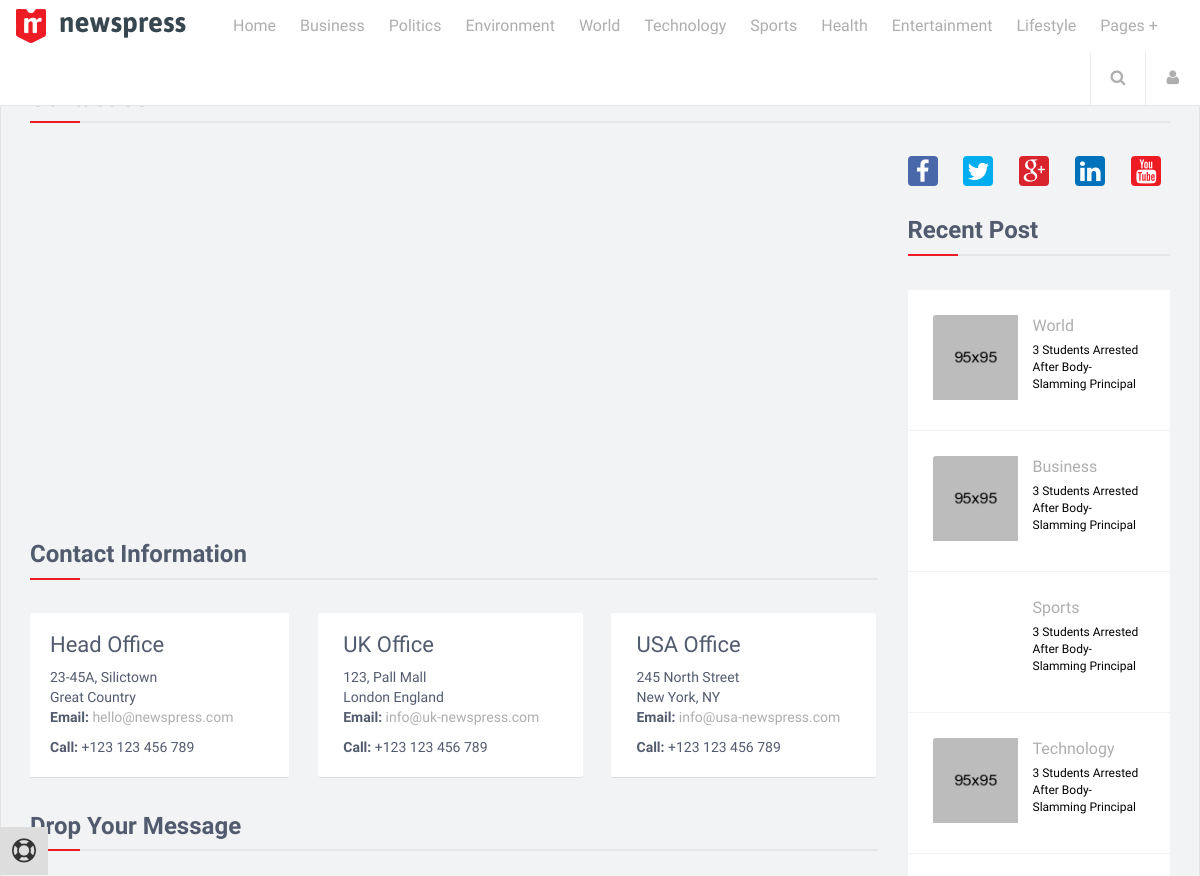
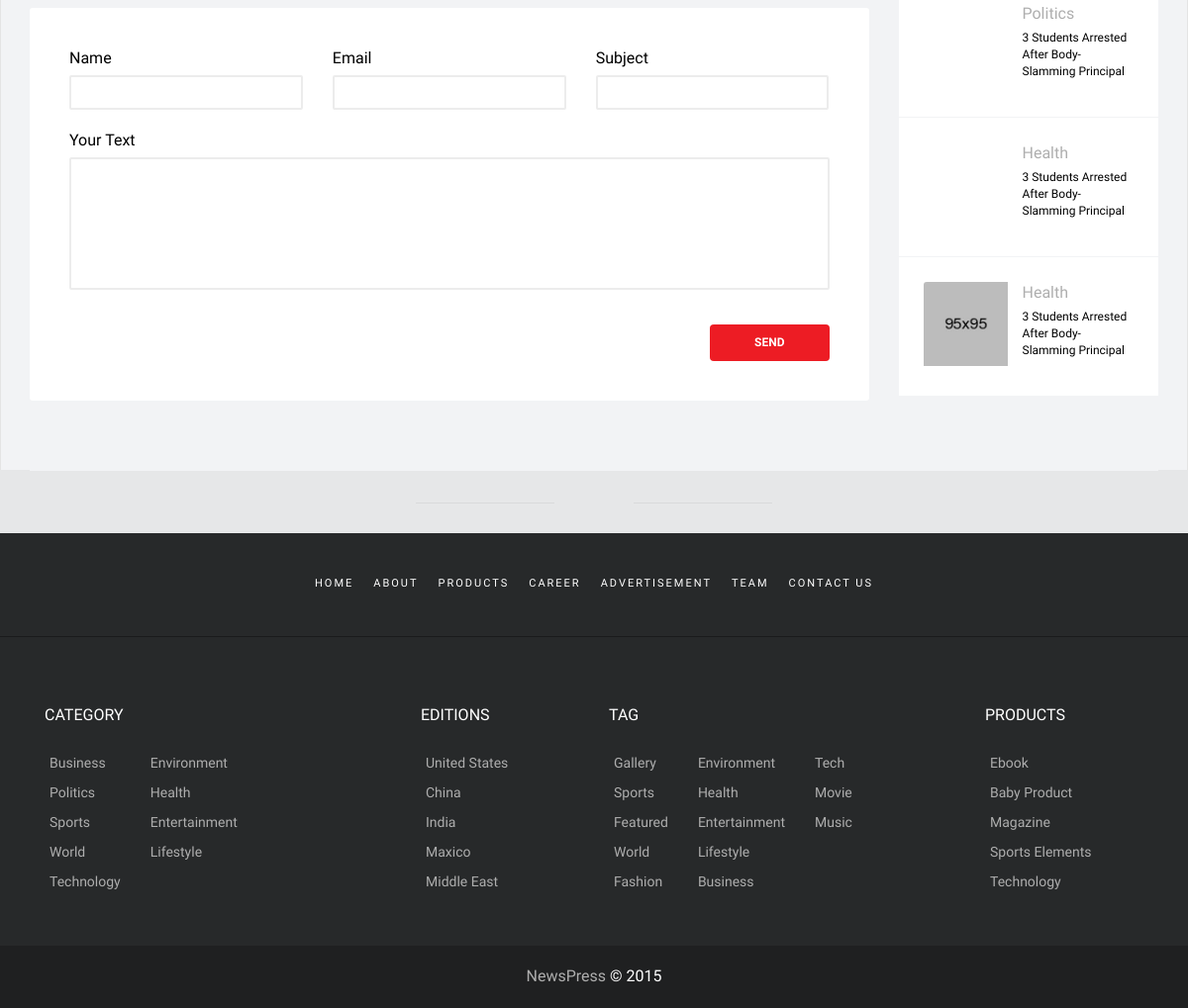
Page /contact/ on the committed database (2 pictures, top to bottom).
### contactapp/models.py (models this page shows, shortened)
class Contact(models.Model):
    name = models.TextField(verbose_name='Название офиса', blank='False', null=False)
    address_city = models.TextField(verbose_name='Индекс, город', blank='True', null=True)
    address_street = models.TextField(verbose_name='Улица, дом', blank='True', null=True)
    mail = models.TextField(verbose_name='Email', blank='True', null=True)
    phone = models.TextField(verbose_name='Телефон', blank='True', null=True)
    class Meta:
        db_table = 'contact'
        verbose_name = 'Контакт'
        verbose_name_plural = 'Контакты'
        ordering = ['name']

### contactapp/views.py (the view)
# urls.py: url(r'^contact/', contactapp.contact, name='contact'),
def contact(request):
    context = {
        'title': 'Контакты | {}'.format(site.sitename),
        'menu_links': 'menu_links',
        'contact_list': contact_list
    }
    return render(request, 'contactapp/contact.html', context)

### contactapp/templates/contactapp/contact.html
{% extends 'contactapp/base.html' %}
{% load staticfiles %}
{% block content %}
		<div class="container">
			<div class="page-breadcrumbs">
				<h1 class="section-title title">Contact Us</h1>
			</div>
			<div class="row">
				<div class="col-sm-8 col-md-9">
					<div class="contact-us">
						<div class="map-section">
							<div id="gmap"></div>
						</div>
						<div class="contact-info">
							<h1 class="section-title title">Contact Information</h1>
							<ul class="list-inline">
                            {% for contact in contact_list %}
                                <li>
                                    <h2>{{ contact.name }}</h2>
                                    <address>
                                        {{ contact.address_city }}<br>{{ contact.address_street }}
                                        <p class="contact-mail"><strong>Email:</strong> <a href="#">{{ contact.mail }}</a></p>
                                        <p><strong>Call:</strong> {{ contact.phone }}</p>
                                    </address>
                                </li>
                            {% endfor %}
							</ul>
						</div>
						<div class="message-box">
							<h1 class="section-title title">Drop Your Message</h1>
							<form id="comment-form" name="comment-form" method="post">
								<div class="row">
									<div class="col-sm-4">
										<div class="form-group">
											<label for="name">Name</label>
											<input type="text" name="name" class="form-control" required="required">
										</div>
									</div>
									<div class="col-sm-4">
										<div class="form-group">
											<label for="email">Email</label>
											<input type="email" name="email" class="form-control" required="required">
										</div>
									</div>
									<div class="col-sm-4">
										<div class="form-group">
											<label for="subject">Subject</label>
											<input type="subject" name="subject" class="form-control">
										</div>
									</div>
									<div class="col-sm-12">
										<div class="form-group">
											<label for="comment" >Your Text</label>
											<textarea name="comment" id="comment" required="required" class="form-control" rows="5"></textarea>
										</div>
										<div class="text-right">
											<button type="submit" class="btn btn-primary">Send </button>
										</div>
									</div>
								</div>
							</form>
						</div>
					</div>
				</div>
				<div class="col-md-3 col-sm-4">
					<div id="sitebar">
						<div class="widget follow-us">
                            {% include 'contactapp/includes/widget_follow.html' %}
						</div>
						<div class="widget">
                            <h1 class="section-title title">Recent Post</h1>
                            {% include 'contactapp/includes/widget_recent_post.html' %}
						</div>
					</div>
				</div>
			</div>
		</div>
	</div>
{% endblock %}

### contactapp/templates/contactapp/base.html (shortened to what this page needs)
<!DOCTYPE html>
<html lang="en">
<head>
    {% block css %}
        <link href="/static/css/bootstrap.min.css" rel="stylesheet">
        <link href="/static/css/font-awesome.min.css" rel="stylesheet">
        <link href="/static/css/magnific-popup.css" rel="stylesheet">
        <link href="/static/css/owl.carousel.css" rel="stylesheet">
        <link href="/static/css/subscribe-better.css" rel="stylesheet">
        <link href="/static/css/main.css" rel="stylesheet">
        <link id="preset" rel="stylesheet" type="text/css" href="/static/css/presets/preset1.css">
        <link href="/static/css/responsive.css" rel="stylesheet">
    {% endblock %}
</head>
<body>
    <div id="main-wrapper" class="page">
        {% include 'contactapp/includes/inc_menu.html' %}
        {% block content %}
        {% endblock %}
    {% include 'contactapp/includes/inc_footer.html' %}
    {% block style %}
	<div class="style-chooser">
		<div class="style-chooser-inner">
			<a href="#" class="toggler"><i class="fa fa-life-ring fa-spin"></i></a>
		</div>
    </div>
    {% endblock %}
</body>
</html>

### contactapp/templates/contactapp/includes/inc_menu.html (shortened to what this page needs)
{% load staticfiles %}
<header id="navigation">
			<div class="navbar sticky-nav" role="banner">
				<div class="container-fluid">
					<div class="navbar-header">
						<a class="navbar-brand" href="index.html">
							<img class="main-logo img-responsive" src="/static/images/presets/preset1/logo.png" alt="logo">
						</a>
					</div>
					<nav id="mainmenu" class="navbar-left collapse navbar-collapse">
						<ul class="nav navbar-nav">
							<li class="home dropdown"><a href="javascript:void(0);" class="dropdown-toggle" data-toggle="dropdown">Home</a>
							</li>
							<li class="business dropdown"><a href="javascript:void(0);" class="dropdown-toggle" data-toggle="dropdown">Business</a>
							</li>
							<li class="politics dropdown"><a href="javascript:void(0);" class="dropdown-toggle" data-toggle="dropdown">Politics</a>
							</li>
							<li class="environment dropdown mega-dropdown"><a href="javascript:void(0);" class="dropdown-toggle" data-toggle="dropdown">Environment</a>
							</li>
							<li class="world dropdown mega-cat-dropdown">
								<a href="javascript:void(0);" class="dropdown-toggle" data-toggle="dropdown">World</a>
							</li>
							<li class="technology dropdown mega-cat-dropdown">
								<a href="javascript:void(0);" class="dropdown-toggle" data-toggle="dropdown">Technology</a>
							</li>
							<li class="sports"><a href="listing-sports.html">Sports</a></li>
							<li class="health"><a href="listing.html">Health</a></li>
							<li class="entertainment"><a href="listing.html">Entertainment</a></li>
							<li class="lifestyle"><a href="listing-life-style.html">Lifestyle</a></li>
							<li class="more dropdown"><a href="javascript:void(0);" class="dropdown-toggle" data-toggle="dropdown">Pages +</a>
							</li>
						</ul>
					</nav>
					<div class="searchNlogin">
						<ul>
							<li class="search-icon"><i class="fa fa-search"></i></li>
							<li class="dropdown user-panel"><a href="javascript:void(0);" class="dropdown-toggle" data-toggle="dropdown"><i class="fa fa-user"></i></a>
							</li>
						</ul>
					</div>
				</div>
			</div>
</header>

### contactapp/templates/contactapp/includes/widget_follow.html
{% load staticfiles %}
<ul class="list-inline social-icons">
	<li><a href="#"><i class="fa fa-facebook"></i></a></li>
	<li><a href="#"><i class="fa fa-twitter"></i></a></li>
	<li><a href="#"><i class="fa fa-google-plus"></i></a></li>
	<li><a href="#"><i class="fa fa-linkedin"></i></a></li>
	<li><a href="#"><i class="fa fa-youtube"></i></a></li>
</ul>

### contactapp/templates/contactapp/includes/widget_recent_post.html (shortened to what this page needs)
{% load staticfiles %}
<ul class="post-list">
	<li>
		<div class="post small-post">
			<div class="entry-header">
				<div class="entry-thumbnail">
					<img class="img-responsive" src="/static/images/post/rising/1.jpg" alt="" />
				</div>
			</div>
			<div class="post-content">
				<div class="video-catagory"><a href="#">World</a></div>
				<h2 class="entry-title">
					<a href="news-details.html">3 students arrested after body-slamming principal</a>
				</h2>
			</div>
		</div>
	</li>
	<li>
		<div class="post small-post">
			<div class="entry-header">
				<div class="entry-thumbnail">
					<img class="img-responsive" src="/static/images/post/rising/2.jpg" alt="" />
				</div>
			</div>
			<div class="post-content">
				<div class="video-catagory"><a href="#">Business</a></div>
				<h2 class="entry-title">
					<a href="news-details.html">3 students arrested after body-slamming principal</a>
				</h2>
			</div>
		</div>
	</li>
	<li>
		<div class="post small-post">
			<div class="entry-header">
				<div class="entry-thumbnail">
				</div>
			</div>
			<div class="post-content">
				<div class="video-catagory"><a href="#">Sports</a></div>
				<h2 class="entry-title">
					<a href="news-details.html">3 students arrested after body-slamming principal</a>
				</h2>
			</div>
		</div>
	</li>
	<li>
		<div class="post small-post">
			<div class="entry-header">
				<div class="entry-thumbnail">
					<img class="img-responsive" src="/static/images/post/rising/4.jpg" alt="" />
				</div>
			</div>
			<div class="post-content">
				<div class="video-catagory"><a href="#">Technology</a></div>
				<h2 class="entry-title">
					<a href="news-details.html">3 students arrested after body-slamming principal</a>
				</h2>
			</div>
		</div>
	</li>
	<li>
		<div class="post small-post">
			<div class="entry-header">
				<div class="entry-thumbnail">
				</div>
			</div>
			<div class="post-content">
				<div class="video-catagory"><a href="#">Politics</a></div>
				<h2 class="entry-title">
					<a href="news-details.html">3 students arrested after body-slamming principal</a>
				</h2>
			</div>
		</div>
	</li>
	<li>
		<div class="post small-post">
			<div class="entry-header">
				<div class="entry-thumbnail">
				</div>
			</div>
			<div class="post-content">
				<div class="video-catagory"><a href="#">Health</a></div>
				<h2 class="entry-title">
					<a href="news-details.html">3 students arrested after body-slamming principal</a>
				</h2>
			</div>
		</div>
	</li>
	<li>
		<div class="post small-post">
			<div class="entry-header">
				<div class="entry-thumbnail">
					<img class="img-responsive" src="/static/images/post/rising/7.jpg" alt="" />
				</div>
			</div>
			<div class="post-content">
				<div class="video-catagory"><a href="#">Health</a></div>
				<h2 class="entry-title">
					<a href="news-details.html">3 students arrested after body-slamming principal</a>
				</h2>
			</div>
		</div>
	</li>
</ul>

### contactapp/templates/contactapp/includes/inc_footer.html
{% load staticfiles %}
	<footer id="footer">
		<div class="footer-top">
			<div class="container text-center">
				<div class="logo-icon"><img class="img-responsive" src="/static/images/presets/preset1/logo-icon.png" alt="" /></div>
			</div>
		</div>
		<div class="footer-menu">
			<div class="container">
				<ul class="nav navbar-nav">
					<li><a href="#">Home</a></li>
					<li><a href="#">About</a></li>
					<li><a href="#">Products</a></li>
					<li><a href="#">Career</a></li>
					<li><a href="#">Advertisement</a></li>
					<li><a href="#">Team</a></li>
					<li><a href="#">Contact Us</a></li>
				</ul>
			</div>
		</div>
		<div class="bottom-widgets">
			<div class="container">
				<div class="col-sm-4">
					<div class="widget">
						<h2>Category</h2>
						<ul>
							<li><a href="#">Business</a></li>
							<li><a href="#">Politics</a></li>
							<li><a href="#">Sports</a></li>
							<li><a href="#">World</a></li>
							<li><a href="#">Technology</a></li>
						</ul>
						<ul>
							<li><a href="#">Environment</a></li>
							<li><a href="#">Health</a></li>
							<li><a href="#">Entertainment</a></li>
							<li><a href="#">Lifestyle</a></li>
						</ul>
					</div>
				</div>
				<div class="col-sm-2">
					<div class="widget">
						<h2>Editions</h2>
						<ul>
							<li><a href="#">United States</a></li>
							<li><a href="#">China</a></li>
							<li><a href="#">India</a></li>
							<li><a href="#">Maxico</a></li>
							<li><a href="#">Middle East</a></li>
						</ul>
					</div>
				</div>
				<div class="col-sm-4">
					<div class="widget">
						<h2>Tag</h2>
						<ul>
							<li><a href="#">Gallery</a></li>
							<li><a href="#">Sports</a></li>
							<li><a href="#">Featured</a></li>
							<li><a href="#">World</a></li>
							<li><a href="#">Fashion</a></li>
						</ul>
						<ul>
							<li><a href="#">Environment</a></li>
							<li><a href="#">Health</a></li>
							<li><a href="#">Entertainment</a></li>
							<li><a href="#">Lifestyle</a></li>
							<li><a href="#">Business</a></li>
						</ul>
						<ul>
							<li><a href="#">Tech</a></li>
							<li><a href="#">Movie</a></li>
							<li><a href="#">Music</a></li>
						</ul>
					</div>
				</div>
				<div class="col-sm-2">
					<div class="widget">
						<h2>Products</h2>
						<ul>
							<li><a href="#">Ebook</a></li>
							<li><a href="#">Baby Product</a></li>
							<li><a href="#">Magazine</a></li>
							<li><a href="#">Sports Elements</a></li>
							<li><a href="#">Technology</a></li>
						</ul>
					</div>
				</div>
			</div>
		</div>
		<div class="footer-bottom">
			<div class="container text-center">
				<p><a href="#">NewsPress </a>&copy; 2015 </p>
			</div>
		</div>
	</footer>

### contactapp/templates/contactapp/includes/inc_map.html (shortened to what this page needs)
{% load staticfiles %}

### static/css/responsive.css (style rules this page uses)
@media (min-width: 1200px) and (max-width: 1399px) { .nav > li > a, .page .navbar-nav > li > a { padding:10px 12px; line-height:32px; } }

### rows in the picture
Contact: name "Head Office", address_city "23-45A, Silictown", address_street "Great Country", mail "hello@newspress.com", phone "+123 123 456 789"
Contact: name "UK Office", address_city "123, Pall Mall", address_street "London England", mail "info@uk-newspress.com", phone "+123 123 456 789"
Contact: name "USA Office", address_city "245 North Street", address_street "New York, NY", mail "info@usa-newspress.com", phone "+123 123 456 789"
